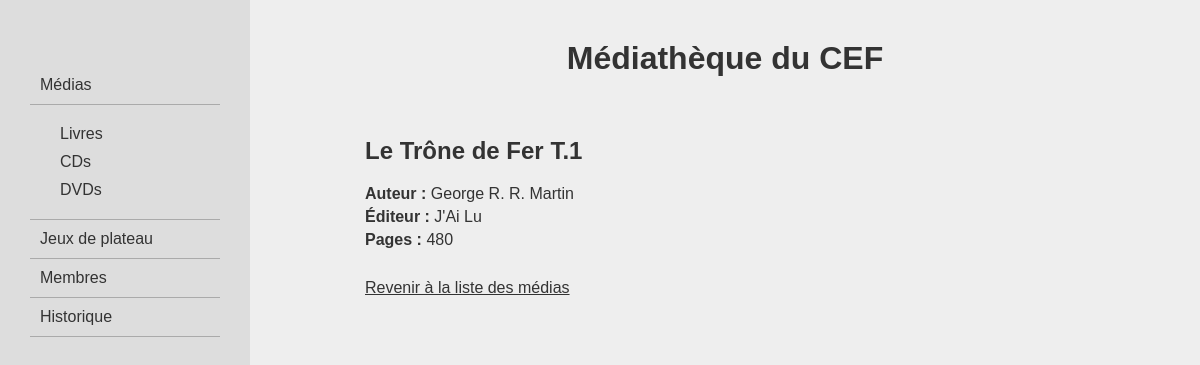
The app's page /livre/1 with its own data.
### logisticMediatheque/models.py (models this page shows)
class Medias (models.Model):
    title = models.CharField(max_length = 100, unique = True)
    issue = models.DateField()
    dateLoan = models.DateField(null = True, blank = True)
    MEDIATYPES = [
        ("LIVRE", "Livre"),
        ("CD", "CD"),
        ("DVD", "DVD"),
        ("MEDIA", "Media")
    ]
    mediaType = models.CharField(choices=MEDIATYPES, max_length=5, default="MEDIA")

class Livres (Medias):
    author = models.ForeignKey(Author, on_delete = models.DO_NOTHING, null = True)
    editor = models.ForeignKey(Editor, on_delete = models.DO_NOTHING, null = True)
    numPages = models.IntegerField()

class Author (models.Model):
    name = models.CharField(max_length = 100, default = "Inconnu")

class Editor (models.Model):
    name = models.CharField(max_length = 100, default = "Inconnu")

### logisticMediatheque/views.py (the view)
# urls.py: path('livre/<int:livre_id>', views.livreDetail, name = 'livreDetail'),
def livreDetail(request, livre_id):
    context = { "livre": get_object_or_404( Livres, pk = livre_id )}
    return render(request, "logisticMediatheque/itemDetails/livreDetails.html", context)

### logisticMediatheque/templates/logisticMediatheque/itemDetails/livreDetails.html
{% extends 'logisticMediatheque/itemDetails/itemDetails.html' %}
{% block infosDetails %}
    <h2>{{ livre.title }}</h2>
    <p><strong>Auteur :</strong> {{ livre.author.name }}</p>
    <p><strong>Éditeur :</strong> {{ livre.editor.name }}</p>
    <p><strong>Pages :</strong> {{ livre.numPages }}</p>
{% endblock infosDetails %}

### mediathequeCEF/static/css/style.css (style rules this page uses)
body { background-color: #eee; color:#333; font-family: sans-serif; margin:0; box-sizing: border-box; }
p { margin: 5px 0; }

### records on screen
Medias: title "Le Trône de Fer T.1"
Livres: author.name "George R. R. Martin", editor.name "J'Ai Lu", numPages "480"
